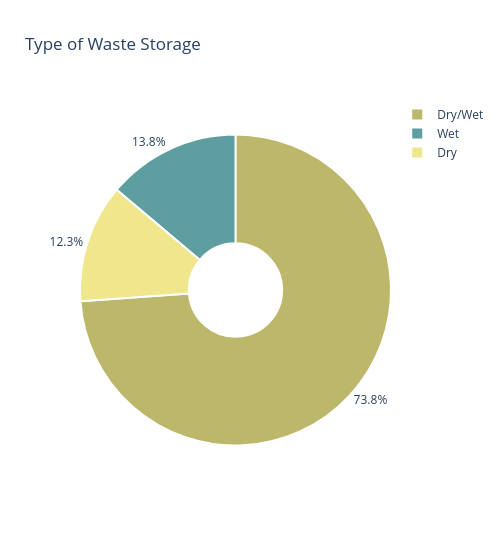

Notebook source saved alongside this figure:
### Code cell
sitelabelstor = sitedf['Storage'].value_counts().index
sitevaluestor = sitedf['Storage'].value_counts().values
sitelabelurb= sitedf['Urban_Rural'].value_counts().index
sitevalueurb= sitedf['Urban_Rural'].value_counts().values

colors1 = ['DarkKhaki', 'CadetBlue','Khaki']
storfig=go.Figure(data=go.Pie(
     values=sitevaluestor,
     labels=sitelabelstor,
     #domain=dict(x=[0, 0.5]),
     name="Storage Types",
     textposition='outside',
     marker=dict(colors=colors1, line=dict(color="#FFFFFF", width=2)),
     hole=.3))

storfig.update_layout(
    title_text = 'Type of Waste Storage',
    width=500
)
storfig.show()

### Figure 1 — Plotly figure (JSON) as saved in the notebook; plotly's stock layout.template omitted (floating-point values rounded to 4 significant figures)
{"data": [{"hole": 0.3, "labels": ["Dry/Wet", "Wet", "Dry"], "marker": {"colors": ["DarkKhaki", "CadetBlue", "Khaki"], "line": {"color": "#FFFFFF", "width": 2}}, "name": "Storage Types", "textposition": "outside", "type": "pie", "values": [48, 9, 8]}], "layout": {"title": {"text": "Type of Waste Storage"}, "width": 500}}
